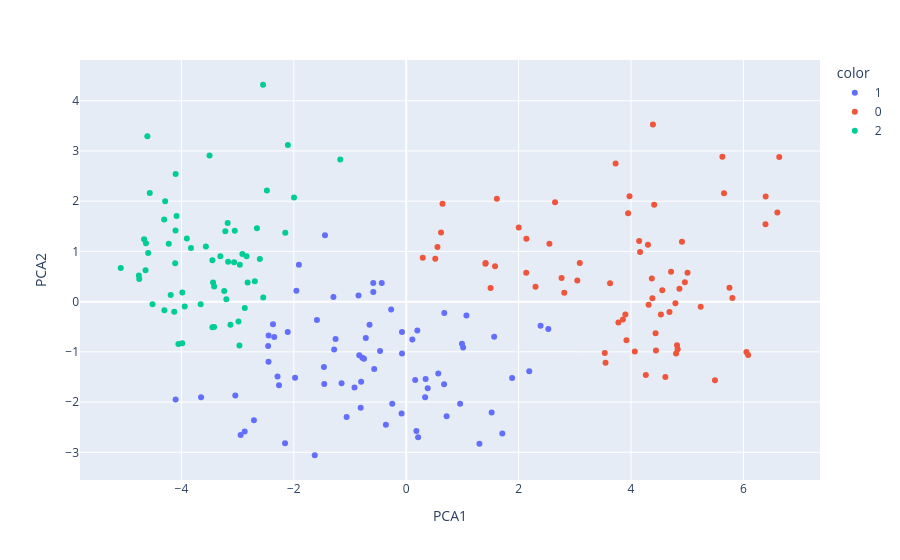

Notebook code for this chart:
### Markdown cell above
#### <font color = "bisque"> Visualiser les classes prédictes par la CAH

### Code cell
# Visualiser les classes suivant les deux composantes
fig = px.scatter(New_df, x = 'PCA1', y = 'PCA2', color = cah_partition.astype(str))
fig.show()
